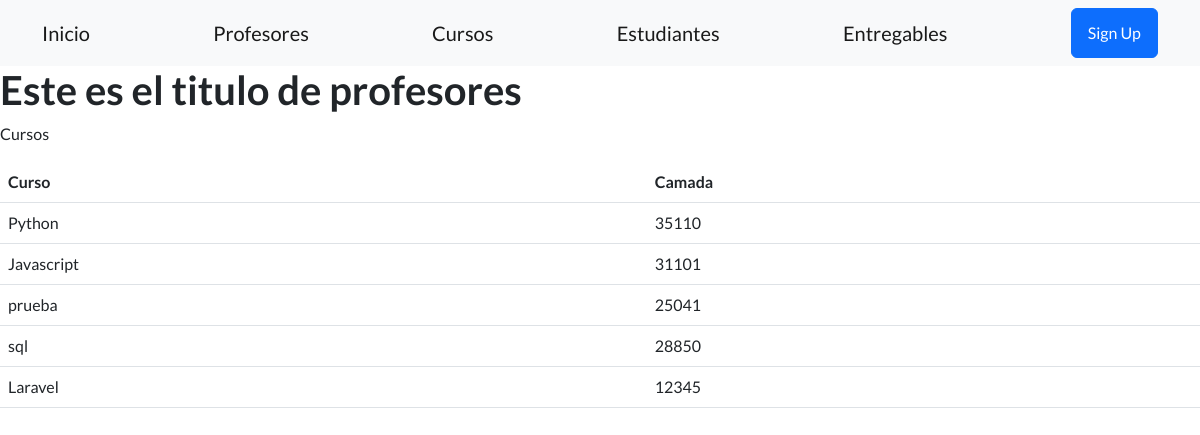
Before: /app-coder/cursos with the older database file.
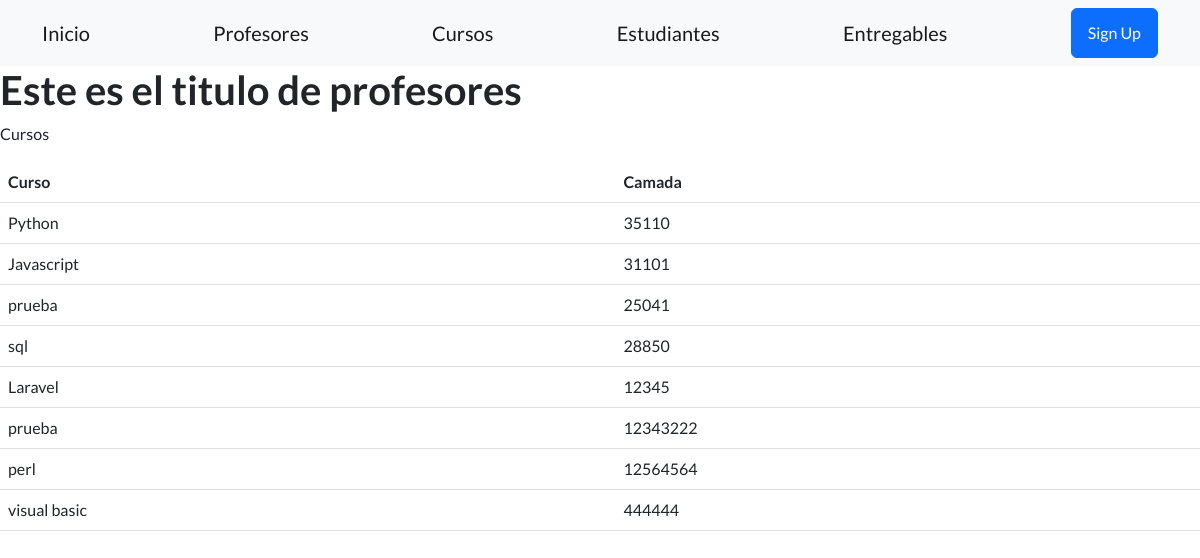
After: the same page with the newer database file.
### AppCoder/models.py (models this page shows)
class Curso(models.Model):
    nombre = models.CharField(max_length=50)
    camada = models.IntegerField()

### AppCoder/views.py (the view)
# urls.py: path('cursos', views.cursos, name="Cursos"),
def cursos(request):
    if request.method == 'POST':
        miFormulario = CursoFormulario(request.POST)
        print(miFormulario)
        if miFormulario.is_valid:
            informacion = miFormulario.cleaned_data
            curso = Curso( nombre = informacion['curso'], camada = informacion['camada'])
            curso.save()
            return render(request, 'inicio.html')
    else:
        miFormulario = CursoFormulario()
    lista = Curso.objects.all()
    return render(request, "cursos.html", {"miFormulario": miFormulario, "lista_cursos": lista})

### AppCoder/templates/cursos.html
{% extends "padre.html" %}
    {% load static %}
    {% block contenidoQueCambia %}
    <h1> Este es el titulo de profesores</h1>
    <p> Cursos</p>
    <table class="table">
        <tr><th>Curso</th><th>Camada</th></tr>
            {% for curso in lista_cursos %}
            <tr>
                <td>{{curso.nombre}}</td>
                <td>{{curso.camada}}</td>
            </tr>
            {% endfor %}
        </table>
    {% endblock %}

Changed rows visible on the page:
added Curso: nombre "prueba", camada "12343222"
added Curso: nombre "perl", camada "12564564"
added Curso: nombre "visual basic", camada "444444"
